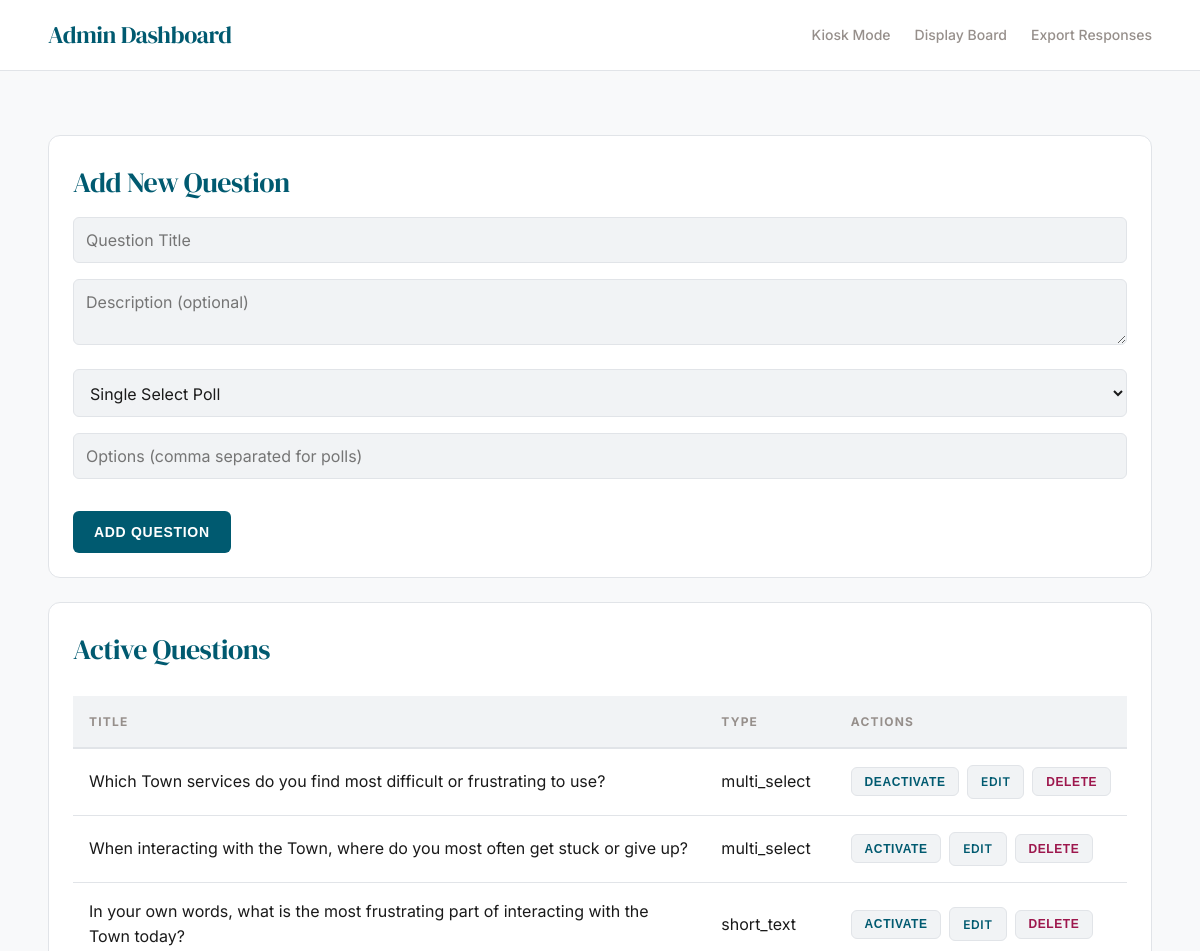
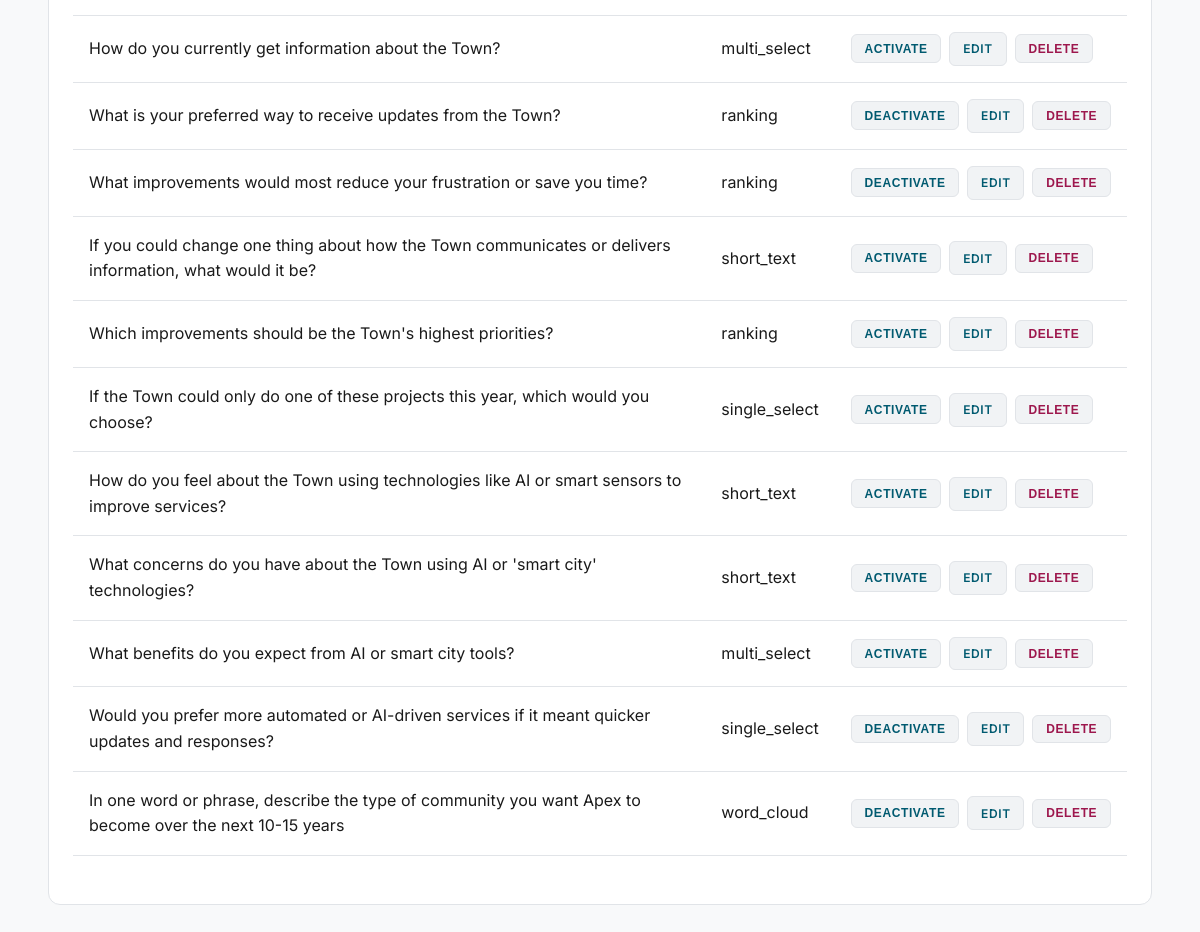
The app's page /admin/ with its own data (2 pictures, top to bottom).
### app/models.py (models this page shows)
class Question(db.Model):
    id = db.Column(db.Integer, primary_key=True)
    title = db.Column(db.String(200), nullable=False)
    description = db.Column(db.Text)
    type = db.Column(db.String(50), nullable=False) # single_select, multi_select, ranking, short_text, word_cloud
    options = db.Column(db.JSON) # List of strings for polls/ranking
    allow_votes = db.Column(db.Boolean, default=False)
    active = db.Column(db.Boolean, default=True)
    order_index = db.Column(db.Integer, default=0)
    responses = db.relationship('Response', backref='question', lazy=True, cascade="all, delete-orphan")

### app/routes/admin.py (the view)
@admin_bp.route('/')
def dashboard():
    questions = Question.query.order_by(Question.order_index.asc()).all()
    return render_template('admin.html', questions=questions)

### app/templates/admin.html (shortened to what this page needs)
<!DOCTYPE html>
<html>
<head>
    <link rel="stylesheet" href="/static/css/style.css">
</head>
<body>
    <header class="nav-header">
        <div class="nav-container">
            <h1 class="title-font" style="font-size: 1.5rem; margin: 0;">Admin Dashboard</h1>
            <nav class="nav-links">
                <a href="/" target="_blank" class="nav-link">Kiosk Mode</a>
                <a href="/display" target="_blank" class="nav-link">Display Board</a>
                <a href="/admin/export" class="nav-link">Export Responses</a>
            </nav>
        </div>
    </header>
    <div class="container">
        <section class="card">
            <h2>Add New Question</h2>
            <form action="/admin/questions/add" method="POST">
                <input type="text" name="title" placeholder="Question Title" required>
                <textarea name="description" placeholder="Description (optional)"></textarea>
                <select name="type">
                    <option value="single_select">Single Select Poll</option>
                </select>
                <input type="text" name="options" placeholder="Options (comma separated for polls)">
                <button type="submit" class="btn btn-primary" style="margin-top: 1rem;">Add Question</button>
            </form>
        </section>
        <section class="card">
            <h2>Active Questions</h2>
            <table>
                <thead>
                    <tr>
                        <th>Title</th>
                        <th>Type</th>
                        <th>Actions</th>
                    </tr>
                </thead>
                <tbody>
                    {% for q in questions %}
                    <tr>
                        <td>{{ q.title }}</td>
                        <td>{{ q.type }}</td>
                        <td>
                            <div style="display: flex; gap: 0.5rem; align-items: center;">
                                <form action="/admin/questions/{{q.id}}/toggle" method="POST" style="margin: 0;">
                                    <button type="submit" class="btn btn-secondary" style="padding: 0.4rem 0.8rem; font-size: 0.75rem;">
                                        {% if q.active %}Deactivate{% else %}Activate{% endif %}
                                    </button>
                                </form>
                                <a href="/admin/questions/{{q.id}}/edit" class="btn btn-secondary"
                                   style="padding: 0.4rem 0.8rem; font-size: 0.75rem; text-decoration: none;">Edit</a>
                                <form action="/admin/questions/{{q.id}}/delete" method="POST"
                                    style="margin: 0;"
                                    onsubmit="return confirm('Delete this question and all its responses?');">
                                    <button type="submit" class="btn btn-secondary" style="color: var(--danger); padding: 0.4rem 0.8rem; font-size: 0.75rem;">Delete</button>
                                </form>
                            </div>
                        </td>
                    </tr>
                    {% endfor %}
                </tbody>
            </table>
        </section>
    </div>
</body>
</html>

### app/static/css/style.css (style rules this page uses)
:root { --bg-canvas: #f8f9fa; --bg-surface: #ffffff; --bg-inner: #f1f3f5; --teal: #005a70; --rosy: #968f8b; --teal-soft: rgba(0, 90, 112, 0.1); --text-main: #1a1a1a; --text-muted: var(--rosy); --border-line: #e1e4e8; --danger: #9d174d; --success: #065f46; --radius-btn: 6px; --radius-card: 12px; --radius-modal: 16px; --transition: 300ms ease-out; }
* { box-sizing: border-box; }
body { background-color: var(--bg-canvas); color: var(--text-main); font-family: 'Inter', system-ui, -apple-system, sans-serif; margin: 0; line-height: 1.6; -webkit-font-smoothing: antialiased; }
h1, h2, h3, .title-font { font-family: 'DM Serif Display', serif; font-weight: 400; letter-spacing: -0.02em; margin-top: 0; color: var(--teal); text-align: left; }
h1 { font-size: 2.25rem; margin-bottom: 0.5rem; }
h2 { font-size: 1.75rem; margin-bottom: 0.75rem; }
.container { max-width: 1152px; margin: 0 auto; padding: 2rem 1.5rem; }
.card { background: var(--bg-surface); border-radius: var(--radius-card); padding: 1.5rem; margin-bottom: 1.5rem; border: 1px solid var(--border-line); transition: transform var(--transition), shadow var(--transition); text-align: left; }
.btn { display: inline-flex; align-items: center; justify-content: center; padding: 0.75rem 1.25rem; border-radius: var(--radius-btn); font-weight: 600; font-size: 0.875rem; text-transform: uppercase; letter-spacing: 0.05em; cursor: pointer; transition: all var(--transition); border: 1px solid transparent; }
.btn-primary { background: var(--teal); color: white; }
.btn-secondary { background: var(--bg-inner); color: var(--teal); border: 1px solid var(--border-line); }
input, select, textarea { width: 100%; padding: 0.75rem; background: var(--bg-inner); border: 1px solid var(--border-line); border-radius: var(--radius-btn); color: var(--text-main); font-family: inherit; font-size: 1rem; transition: border-color var(--transition); margin-bottom: 1rem; }
table { width: 100%; border-collapse: collapse; margin: 1.5rem 0; }
th { background: var(--bg-inner); color: var(--rosy); text-transform: uppercase; font-size: 0.75rem; letter-spacing: 0.1em; padding: 1rem; text-align: left; border-bottom: 2px solid var(--border-line); }
td { padding: 1rem; border-bottom: 1px solid var(--border-line); color: var(--text-main); }
.nav-header { border-bottom: 1px solid var(--border-line); background: var(--bg-surface); padding: 1rem 0; margin-bottom: 2rem; }
.nav-container { max-width: 1152px; margin: 0 auto; padding: 0 1.5rem; display: flex; justify-content: space-between; align-items: center; }
.nav-links { display: flex; gap: 1.5rem; }
.nav-link { color: var(--rosy); text-decoration: none; font-weight: 500; font-size: 0.875rem; transition: color var(--transition); }

### records on screen
Question: title "Which Town services do you find most difficult or frustrating to use?", type "multi_select", active "DEACTIVATE"
Question: title "When interacting with the Town, where do you most often get stuck or give up?", type "multi_select", active "ACTIVATE"
Question: title "In your own words, what is the most frustrating part of interacting with the Town today?", type "short_text", active "ACTIVATE"
Question: title "How do you currently get information about the Town?", type "multi_select", active "ACTIVATE"
Question: title "What is your preferred way to receive updates from the Town?", type "ranking", active "DEACTIVATE"
Question: title "What improvements would most reduce your frustration or save you time?", type "ranking", active "DEACTIVATE"
Question: title "If you could change one thing about how the Town communicates or delivers information, what would it be?", type "short_text", active "ACTIVATE"
Question: title "Which improvements should be the Town's highest priorities?", type "ranking", active "ACTIVATE"
Question: title "If the Town could only do one of these projects this year, which would you choose?", type "single_select", active "ACTIVATE"
Question: title "How do you feel about the Town using technologies like AI or smart sensors to improve services?", type "short_text", active "ACTIVATE"
Question: title "What concerns do you have about the Town using AI or 'smart city' technologies?", type "short_text", active "ACTIVATE"
Question: title "What benefits do you expect from AI or smart city tools?", type "multi_select", active "ACTIVATE"
Question: title "Would you prefer more automated or AI-driven services if it meant quicker updates and responses?", type "single_select", active "DEACTIVATE"
Question: title "In one word or phrase, describe the type of community you want Apex to become over the next 10-15 years", type "word_cloud", active "DEACTIVATE"
